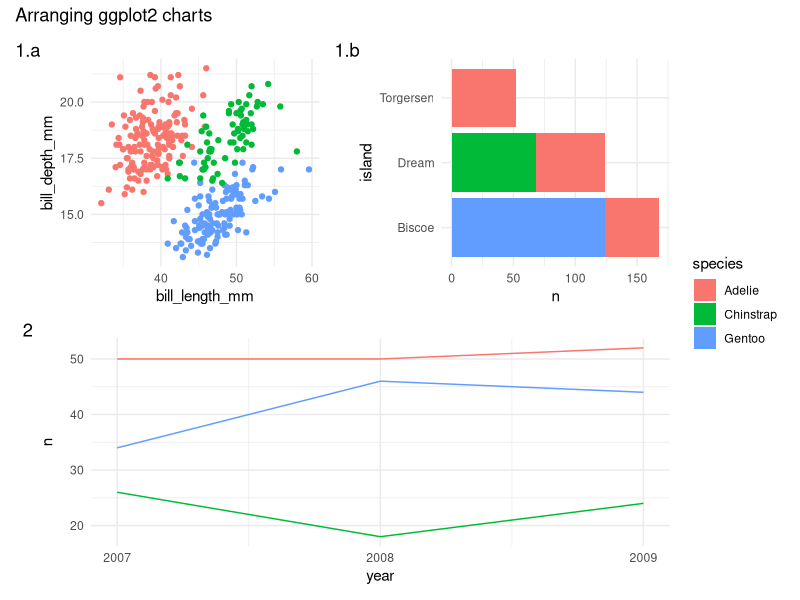
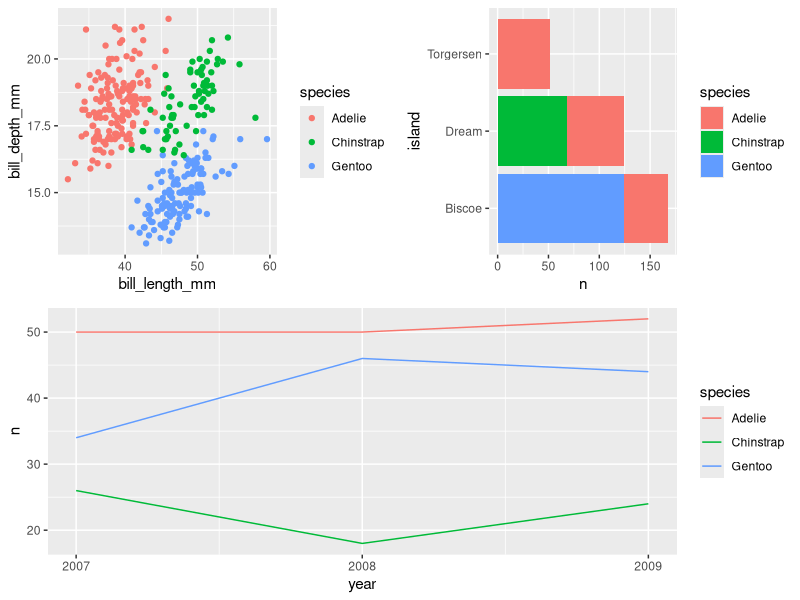
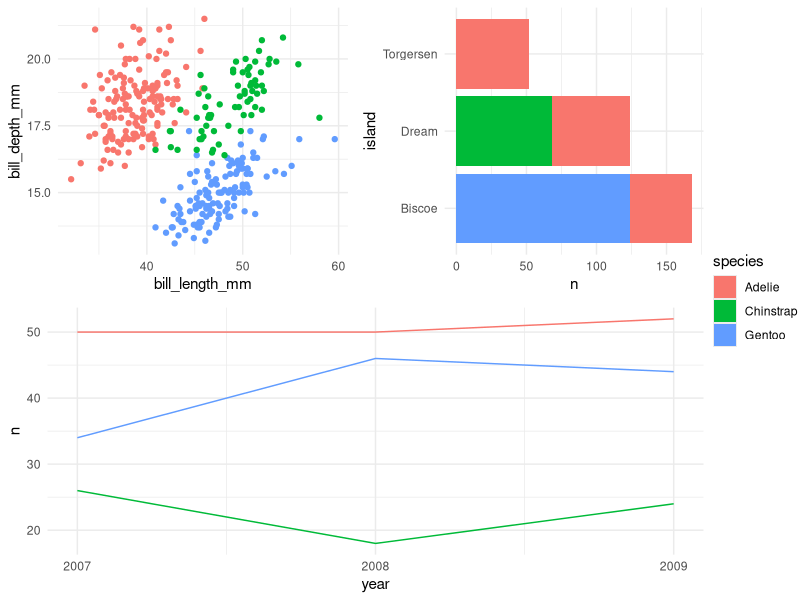
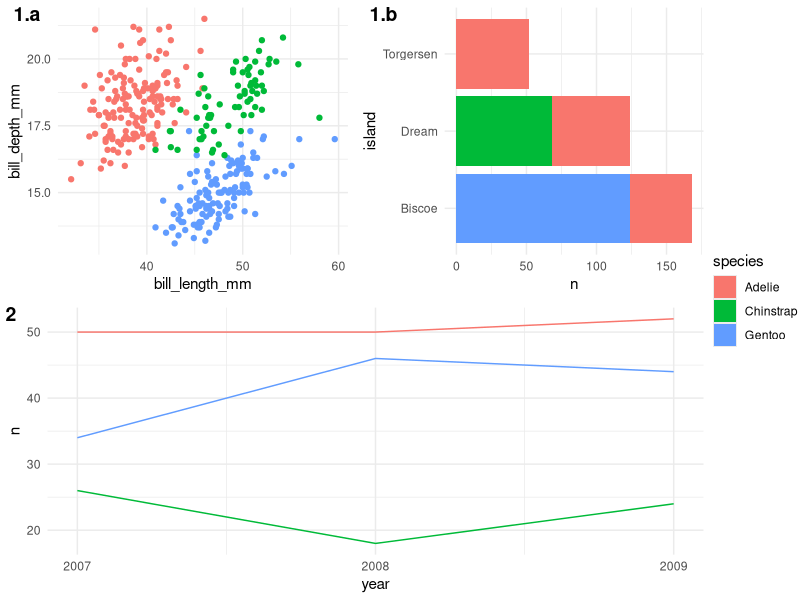
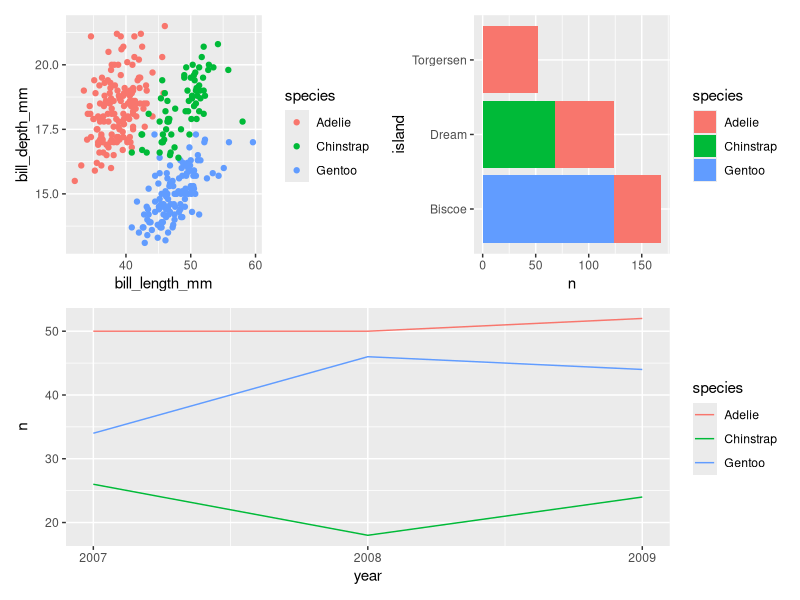
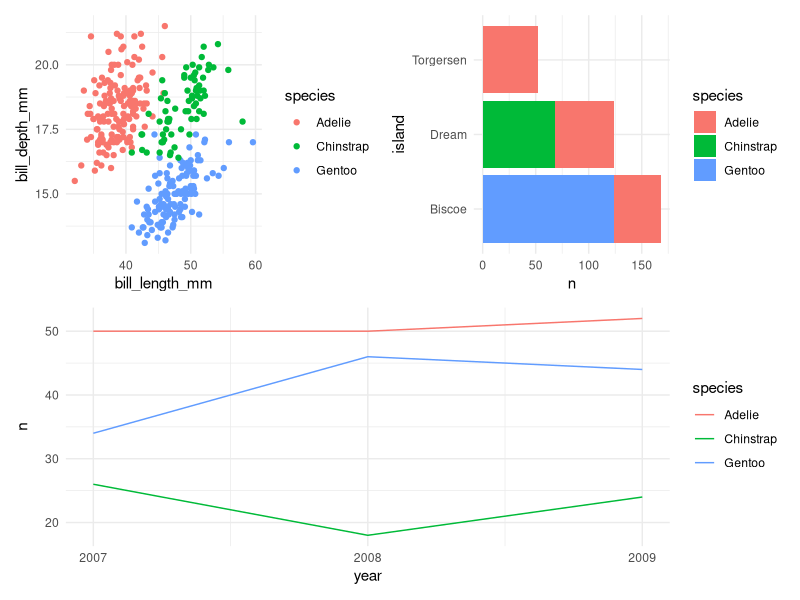
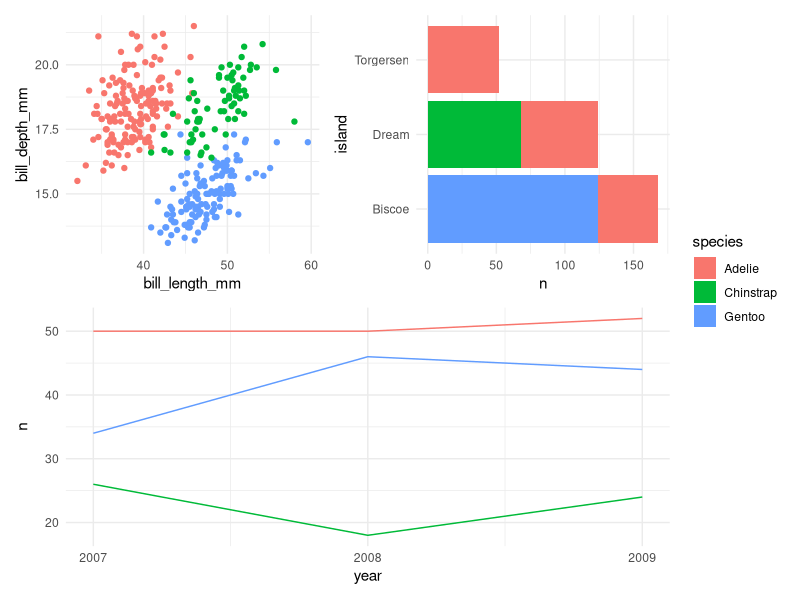
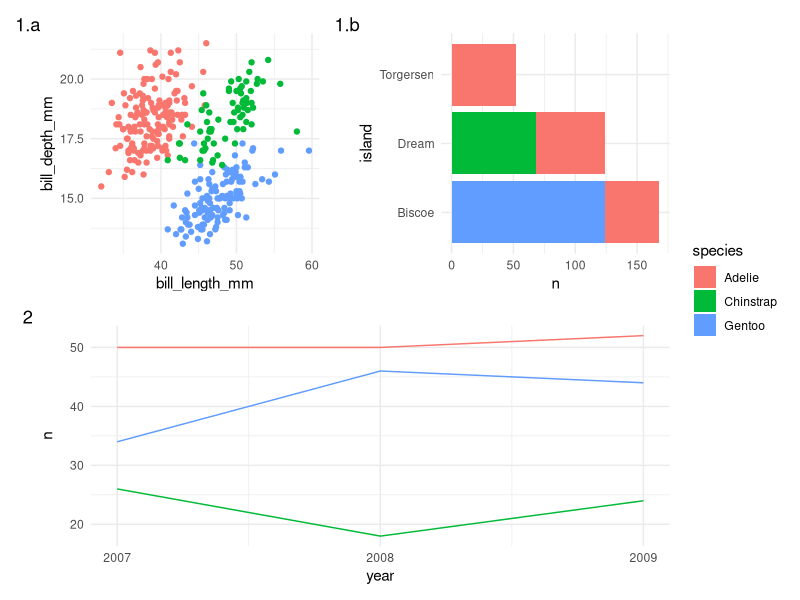

The R script that drew these images, in order:
## ---- chunk 1
knitr::opts_chunk$set(
	echo = TRUE,
	message = FALSE,
	warning = FALSE
)
library(tidyverse)
library(patchwork)
library(cowplot)
library(palmerpenguins)
## ---- chunk 2
gg_penguin_scatter <- penguins %>% 
  ggplot(aes(x = bill_length_mm,
             y = bill_depth_mm,
             color = species)) +
  geom_point()
gg_penguin_bar_chart <- penguins %>% 
  count(island, species) %>% 
  ggplot(aes(x = n,
             y = island,
             fill = species)) +
  geom_col()
gg_penguins_timeline <- penguins %>% 
  count(year, species) %>% 
  ggplot(aes(x = year,
             y = n,
             color = species)) +
  geom_line() +
  scale_x_continuous(n.breaks = 3)
## ---- chunk 3
ptchw_chart <- ( ( gg_penguin_scatter | gg_penguin_bar_chart ) + plot_layout(tag_level = 'new') ) / gg_penguins_timeline + plot_layout(guides = 'collect') 
gg_ptch_chart <- ptchw_chart &
  guides(color = guide_none()) &
  plot_annotation(tag_levels = c('1', 'a'), tag_sep = ".") &
  plot_annotation(title = "Arranging ggplot2 charts") &
  theme_minimal()
ggsave("gg_ptch_chart.png",
       gg_ptch_chart)
gg_ptch_chart
## ---- chunk 4
plot_grid(plot_grid(gg_penguin_scatter, gg_penguin_bar_chart),
          plot_grid(gg_penguins_timeline),
          nrow = 2)
## ---- chunk 5
cwp_legend <- get_legend(gg_penguin_bar_chart)
cwp_collected <-
  plot_grid(
    plot_grid(
      gg_penguin_scatter + theme_minimal() + theme(legend.position = "none"),
      gg_penguin_bar_chart + theme_minimal() + theme(legend.position = "none")
    ),
    plot_grid(gg_penguins_timeline + theme_minimal() + theme(legend.position = "none")),
    nrow = 2
  )
plot_grid(
  cwp_collected,
  cwp_legend,
  ncol = 2,
  rel_widths = c(8, 1)
)
## ---- chunk 6
cwp_labelled <-
  plot_grid(
    plot_grid(
      gg_penguin_scatter + theme_minimal() + theme(legend.position = "none"),
      gg_penguin_bar_chart + theme_minimal() + theme(legend.position = "none"),
      labels = c("1.a", "1.b")
    ),
    plot_grid(gg_penguins_timeline + theme_minimal() + theme(legend.position = "none"),
              labels = "2"),
    nrow = 2
  )
plot_grid(
  cwp_labelled,
  cwp_legend,
  ncol = 2,
  rel_widths = c(8, 1)
)
## ---- chunk 7
(gg_penguin_scatter + gg_penguin_bar_chart ) / gg_penguins_timeline
## ---- chunk 8
ptwc_basic <- (gg_penguin_scatter + gg_penguin_bar_chart ) / gg_penguins_timeline
ptwc_basic & theme_minimal()
## ---- chunk 9
ptchw_collected <- ( gg_penguin_scatter | gg_penguin_bar_chart ) / gg_penguins_timeline + plot_layout(guides = "collect")
ptchw_collected &
  guides(color = guide_none()) &
  theme_minimal()
## ---- chunk 10
ptchw_auto_tagging <- ( ( gg_penguin_scatter | gg_penguin_bar_chart ) + plot_layout(tag_level = 'new') ) / gg_penguins_timeline + plot_layout(guides = "collect")
ptchw_auto_tagging &
  guides(color = guide_none()) &
  plot_annotation(tag_levels = c('1', 'a'), tag_sep = ".") &
  theme_minimal()
## ---- chunk 11
ptchw_manual_tagging <- ( gg_penguin_scatter + labs(tag = "scatter") | gg_penguin_bar_chart + labs(tag = "bar") ) / gg_penguins_timeline + labs(tag = "line") + plot_layout(guides = "collect")
ptchw_manual_tagging &
  guides(color = guide_none()) &
  theme_minimal()
